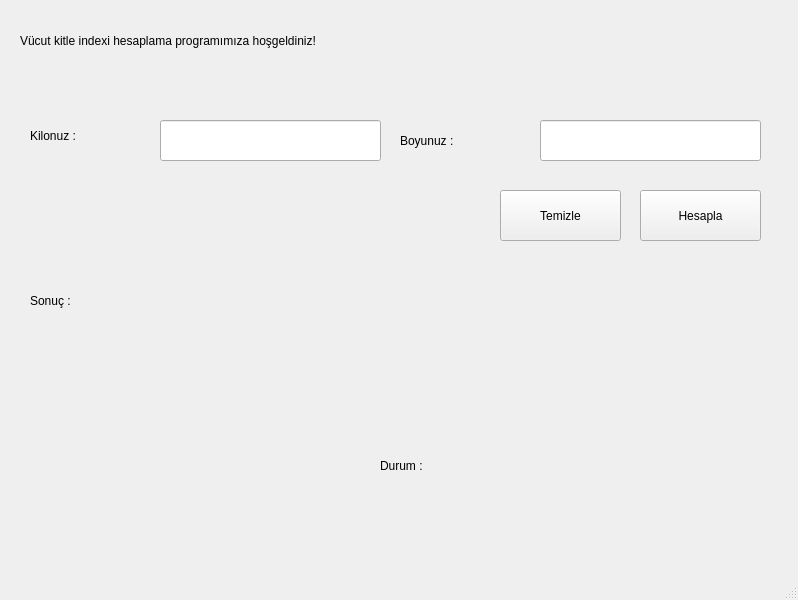
<?xml version="1.0" encoding="UTF-8"?>
<ui version="4.0">
 <class>kindex</class>
 <widget class="QMainWindow" name="kindex">
  <property name="geometry">
   <rect>
    <x>0</x>
    <y>0</y>
    <width>798</width>
    <height>600</height>
   </rect>
  </property>
  <property name="windowTitle">
   <string>MainWindow</string>
  </property>
  <widget class="QWidget" name="centralwidget">
   <widget class="QLabel" name="hosgeldiniz">
    <property name="geometry">
     <rect>
      <x>20</x>
      <y>20</y>
      <width>751</width>
      <height>41</height>
     </rect>
    </property>
    <property name="styleSheet">
     <string notr="true">font: 22pt &quot;MV Boli&quot;;</string>
    </property>
    <property name="text">
     <string>Vücut kitle indexi hesaplama programımıza hoşgeldiniz!</string>
    </property>
   </widget>
   <widget class="QLineEdit" name="lbl_kg">
    <property name="geometry">
     <rect>
      <x>160</x>
      <y>120</y>
      <width>221</width>
      <height>41</height>
     </rect>
    </property>
   </widget>
   <widget class="QLabel" name="kg">
    <property name="geometry">
     <rect>
      <x>30</x>
      <y>120</y>
      <width>121</width>
      <height>31</height>
     </rect>
    </property>
    <property name="styleSheet">
     <string notr="true">font: 20pt &quot;MV Boli&quot;;</string>
    </property>
    <property name="text">
     <string>Kilonuz :</string>
    </property>
   </widget>
   <widget class="QLabel" name="boy">
    <property name="geometry">
     <rect>
      <x>400</x>
      <y>120</y>
      <width>131</width>
      <height>41</height>
     </rect>
    </property>
    <property name="styleSheet">
     <string notr="true">font: 20pt &quot;MV Boli&quot;;</string>
    </property>
    <property name="text">
     <string>Boyunuz :</string>
    </property>
   </widget>
   <widget class="QLineEdit" name="lbl_boy">
    <property name="geometry">
     <rect>
      <x>540</x>
      <y>120</y>
      <width>221</width>
      <height>41</height>
     </rect>
    </property>
   </widget>
   <widget class="QLabel" name="sonuc">
    <property name="geometry">
     <rect>
      <x>30</x>
      <y>240</y>
      <width>721</width>
      <height>121</height>
     </rect>
    </property>
    <property name="styleSheet">
     <string notr="true">font: 20pt &quot;MV Boli&quot;;</string>
    </property>
    <property name="text">
     <string>Sonuç :</string>
    </property>
   </widget>
   <widget class="QPushButton" name="hesapla">
    <property name="geometry">
     <rect>
      <x>640</x>
      <y>190</y>
      <width>121</width>
      <height>51</height>
     </rect>
    </property>
    <property name="styleSheet">
     <string notr="true">font: 20pt &quot;MV Boli&quot;;</string>
    </property>
    <property name="text">
     <string>Hesapla</string>
    </property>
   </widget>
   <widget class="QPushButton" name="temizle">
    <property name="geometry">
     <rect>
      <x>500</x>
      <y>190</y>
      <width>121</width>
      <height>51</height>
     </rect>
    </property>
    <property name="styleSheet">
     <string notr="true">font: 20pt &quot;MV Boli&quot;;</string>
    </property>
    <property name="text">
     <string>Temizle</string>
    </property>
   </widget>
   <widget class="QLabel" name="lbl_state">
    <property name="geometry">
     <rect>
      <x>380</x>
      <y>430</y>
      <width>391</width>
      <height>71</height>
     </rect>
    </property>
    <property name="styleSheet">
     <string notr="true">font: 20pt &quot;MV Boli&quot;;</string>
    </property>
    <property name="text">
     <string>Durum :</string>
    </property>
   </widget>
  </widget>
  <widget class="QMenuBar" name="menubar">
   <property name="geometry">
    <rect>
     <x>0</x>
     <y>0</y>
     <width>798</width>
     <height>21</height>
    </rect>
   </property>
  </widget>
  <widget class="QStatusBar" name="statusbar"/>
 </widget>
 <resources/>
 <connections/>
</ui>
